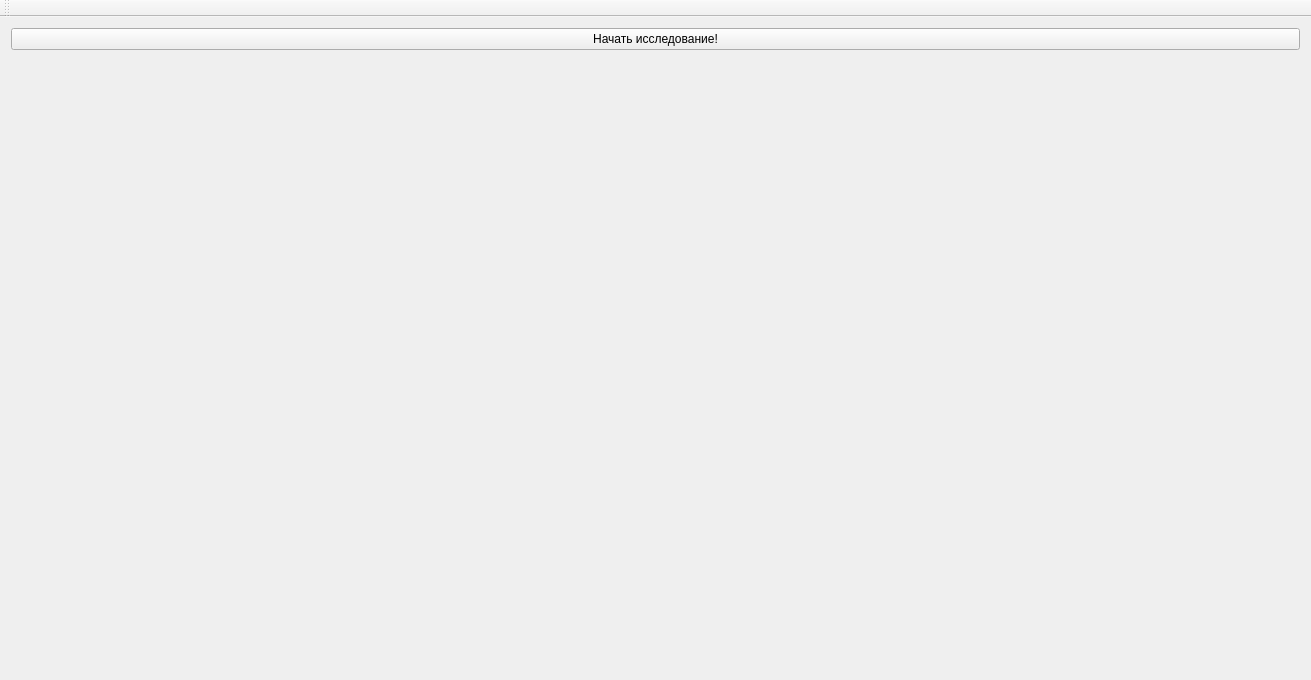
<?xml version="1.0" encoding="UTF-8"?>
<ui version="4.0">
 <class>MainWindow</class>
 <widget class="QMainWindow" name="MainWindow">
  <property name="geometry">
   <rect>
    <x>0</x>
    <y>0</y>
    <width>1311</width>
    <height>680</height>
   </rect>
  </property>
  <property name="windowTitle">
   <string>MainWindow</string>
  </property>
  <widget class="QWidget" name="centralWidget">
   <layout class="QGridLayout" name="gridLayout">
    <item row="0" column="0">
     <widget class="QPushButton" name="pushButton">
      <property name="text">
       <string>Начать исследование!</string>
      </property>
     </widget>
    </item>
    <item row="1" column="0">
     <widget class="QLabel" name="label">
      <property name="text">
       <string/>
      </property>
     </widget>
    </item>
   </layout>
  </widget>
  <widget class="QMenuBar" name="menuBar">
   <property name="geometry">
    <rect>
     <x>0</x>
     <y>0</y>
     <width>1311</width>
     <height>21</height>
    </rect>
   </property>
  </widget>
  <widget class="QToolBar" name="mainToolBar">
   <attribute name="toolBarArea">
    <enum>TopToolBarArea</enum>
   </attribute>
   <attribute name="toolBarBreak">
    <bool>false</bool>
   </attribute>
  </widget>
 </widget>
 <layoutdefault spacing="6" margin="11"/>
 <resources/>
 <connections/>
</ui>
